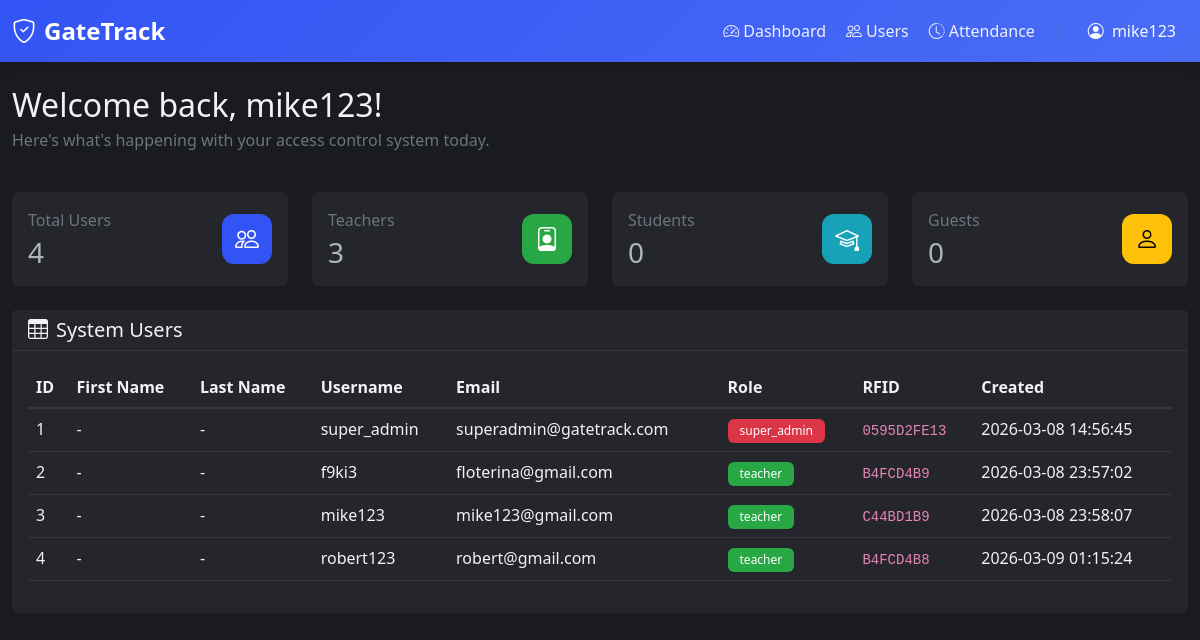
/dashboard (signed in), run on the app's committed database.
### tables this page shows
CREATE TABLE "users" (id INTEGER NOT NULL, username VARCHAR(80), email VARCHAR(120) NOT NULL, password VARCHAR(200), contact VARCHAR(20), gender VARCHAR(10), role VARCHAR(20) NOT NULL, created_at DATETIME, rfid TEXT, first_name VARCHAR(50), last_name VARCHAR(50), PRIMARY KEY (id), UNIQUE (email));

### app.py (the view)
@app.route('/dashboard')
@login_required
def dashboard():
    user_count = get_user_count_by_role()
    teacher_count = get_user_count_by_role('teacher')
    student_count = get_user_count_by_role('student')
    guest_count = get_user_count_by_role('guest')
    users = get_all_users()
    return render_template(
        'dashboard.html',
        user_count=user_count,
        teacher_count=teacher_count,
        student_count=student_count,
        guest_count=guest_count,
        users=users
    )

### app.py (called while the page is built)
def get_connection():
    conn = sqlite3.connect(DB_PATH)
    conn.row_factory = sqlite3.Row
    return conn

def get_all_users():
    conn = get_connection()
    cursor = conn.cursor()
    cursor.execute('SELECT * FROM users ORDER BY id')
    users = cursor.fetchall()
    conn.close()
    return users

def get_user_count_by_role(role=None):
    conn = get_connection()
    cursor = conn.cursor()
    if role:
        cursor.execute('SELECT COUNT(*) FROM users WHERE role = ?', (role,))
    else:
        cursor.execute('SELECT COUNT(*) FROM users')
    count = cursor.fetchone()[0]
    conn.close()
    return count

def login_required(f):
    @wraps(f)
    def decorated_function(*args, **kwargs):
        if 'user_id' not in session:
            flash('Please log in to access this page.', 'error')
            return redirect(url_for('login'))
        return f(*args, **kwargs)
    return decorated_function

### templates/dashboard.html (shortened to what this page needs)
{% extends "nav.html" %} {% block title %}Dashboard - GateTrack{% endblock %}  {% block content %}
<div class="row mb-4">
  <div class="col-12">
    <h2 class="mb-1">
      Welcome back, {{ session.get('username') or session.get('email') }}!
    </h2>
    <p class="text-secondary">
      Here's what's happening with your access control system today.
    </p>
  </div>
</div>
<div class="row mb-4">
  <div class="col-6 col-md-3">
    <div class="card stats-card">
      <div class="card-body">
        <div class="d-flex justify-content-between align-items-center">
          <div>
            <p class="text-secondary mb-1">Total Users</p>
            <h3 class="mb-0">{{ user_count }}</h3>
          </div>
          <div class="stats-icon bg-primary">
            <i class="bi bi-people fs-4"></i>
          </div>
        </div>
      </div>
    </div>
  </div>
  <div class="col-6 col-md-3">
    <div class="card stats-card">
      <div class="card-body">
        <div class="d-flex justify-content-between align-items-center">
          <div>
            <p class="text-secondary mb-1">Teachers</p>
            <h3 class="mb-0">{{ teacher_count }}</h3>
          </div>
          <div class="stats-icon bg-success">
            <i class="bi bi-person-badge fs-4"></i>
          </div>
        </div>
      </div>
    </div>
  </div>
  <div class="col-6 col-md-3">
    <div class="card stats-card">
      <div class="card-body">
        <div class="d-flex justify-content-between align-items-center">
          <div>
            <p class="text-secondary mb-1">Students</p>
            <h3 class="mb-0">{{ student_count }}</h3>
          </div>
          <div class="stats-icon bg-info">
            <i class="bi bi-mortarboard fs-4"></i>
          </div>
        </div>
      </div>
    </div>
  </div>
  <div class="col-6 col-md-3">
    <div class="card stats-card">
      <div class="card-body">
        <div class="d-flex justify-content-between align-items-center">
          <div>
            <p class="text-secondary mb-1">Guests</p>
            <h3 class="mb-0">{{ guest_count }}</h3>
          </div>
          <div class="stats-icon bg-warning">
            <i class="bi bi-person fs-4"></i>
          </div>
        </div>
      </div>
    </div>
  </div>
</div>
<div class="row">
  <div class="col-12">
    <div class="card">
      <div
        class="card-header d-flex justify-content-between align-items-center"
      >
        <h5 class="mb-0"><i class="bi bi-table me-2"></i>System Users</h5>
      </div>
      <div class="card-body">
        <div class="table-responsive">
          <table class="table table-hover">
            <thead>
              <tr>
                <th>ID</th>
                <th>First Name</th>
                <th>Last Name</th>
                <th>Username</th>
                <th>Email</th>
                <th>Role</th>
                <th>RFID</th>
                <th>Created</th>
              </tr>
            </thead>
            <tbody>
              {% for user in users %}
              <tr>
                <td>{{ user.id }}</td>
                <td>{{ user.first_name or '-' }}</td>
                <td>{{ user.last_name or '-' }}</td>
                <td>{{ user.username or '-' }}</td>
                <td>{{ user.email }}</td>
                <td>
                  {% if user.role == 'super_admin' %}
                  <span class="badge bg-danger">{{ user.role }}</span>
                  {% elif user.role == 'teacher' %}
                  <span class="badge bg-success">{{ user.role }}</span>
                  {% elif user.role == 'student' %}
                  <span class="badge bg-info">{{ user.role }}</span>
                  {% else %}
                  <span class="badge bg-warning">{{ user.role }}</span>
                  {% endif %}
                </td>
                <td><code>{{ user.rfid or 'N/A' }}</code></td>
                <td>{{ user.created_at }}</td>
              </tr>
              {% endfor %}
            </tbody>
          </table>
        </div>
      </div>
    </div>
  </div>
</div>
{% endblock %}

### templates/nav.html (shortened to what this page needs)
<!doctype html>
<html lang="en" data-bs-theme="dark">
  <head>
    <link
      href="https://cdn.jsdelivr.net/npm/bootstrap@5.3.0/dist/css/bootstrap.min.css"
      rel="stylesheet"
    />
    <link
      rel="stylesheet"
      href="{{ url_for('static', filename='css/style.css') }}"
    />
    <link
      rel="stylesheet"
      href="https://cdn.jsdelivr.net/npm/bootstrap-icons@1.11.0/font/bootstrap-icons.css"
    />
  </head>
  <body>
    <nav class="navbar navbar-expand-lg navbar-dark">
      <div class="container-fluid">
        <a class="navbar-brand" href="{{ url_for('dashboard') }}">
          <i class="bi bi-shield-check me-2"></i>GateTrack
        </a>
        <div class="collapse navbar-collapse" id="navbarNav">
          <div class="navbar-nav ms-auto">
            <div class="nav-group">
              <ul class="navbar-nav">
                <li class="nav-item">
                  <a
                    class="nav-link{% if request.endpoint == 'dashboard' %} active{% endif %}"
                    href="{{ url_for('dashboard') }}"
                  >
                    <i class="bi bi-speedometer2 me-1"></i>Dashboard
                  </a>
                </li>
                {% if session.get('role') in ['super_admin', 'teacher'] %}
                <li class="nav-item">
                  <a
                    class="nav-link{% if request.endpoint == 'users' %} active{% endif %}"
                    href="{{ url_for('users') }}"
                  >
                    <i class="bi bi-people me-1"></i>Users
                  </a>
                </li>
                <li class="nav-item">
                  <a
                    class="nav-link{% if request.endpoint == 'attendance' %} active{% endif %}"
                    href="{{ url_for('attendance') }}"
                  >
                    <i class="bi bi-clock-history me-1"></i>Attendance
                  </a>
                </li>
                {% endif %}
              </ul>
              <span class="text-secondary mx-1">|</span>
              <div class="dropdown">
                <button
                  class="btn btn-outline-light dropdown-toggle"
                  type="button"
                  data-bs-toggle="dropdown"
                >
                  <i class="bi bi-person-circle me-1"></i>
                  {{ session.get('username') or session.get('email') }}
                </button>
              </div>
            </div>
          </div>
        </div>
      </div>
    </nav>
    <div class="container-fluid py-4">{% block content %}{% endblock %}</div>
  </body>
</html>

### static/css/style.css (style rules this page uses)
[data-bs-theme="dark"] { --bg-primary: #1a1b1e; --bg-secondary: #25262b; --text-primary: #f1f2f6; --text-secondary: #adb5bd; --primary: #3354f4; --primary-hover: #4a6cf5; --border-color: #343a40; --card-shadow: 0 2px 10px rgba(0, 0, 0, 0.3); }
body { background-color: var(--bg-primary); color: var(--text-primary); font-family: "Segoe UI", Tahoma, Geneva, Verdana, sans-serif; min-height: 100vh; transition: background-color 0.3s ease, color 0.3s ease; }
.card { background-color: var(--bg-secondary); border: 1px solid var(--border-color); box-shadow: var(--card-shadow); transition: background-color 0.3s ease, border-color 0.3s ease; }
.card-header { background-color: var(--bg-secondary); border-bottom: 1px solid var(--border-color); color: var(--text-primary); }
.table { color: var(--text-primary); }
.table thead th { background-color: var(--bg-primary); border-bottom: 2px solid var(--border-color); color: var(--text-primary); font-weight: 600; }
.table tbody tr { border-bottom: 1px solid var(--border-color); transition: background-color 0.2s ease; }
.navbar { background: linear-gradient( 135deg, var(--primary) 0%, #4a6cf5 100% ) !important; box-shadow: 0 2px 10px rgba(0, 0, 0, 0.15); }
.navbar-brand { font-weight: 700; font-size: 1.5rem; }
.nav-link { color: rgba(255, 255, 255, 0.9) !important; transition: color 0.3s ease; }
.stats-card { background-color: var(--bg-secondary); border: 1px solid var(--border-color); box-shadow: var(--card-shadow); }
.badge { padding: 6px 12px; font-weight: 500; border-radius: 6px; }

### templates/nav.html (style rules this page uses)
.dropdown-toggle { border: none !important; box-shadow: none !important; background: transparent !important; }
.dropdown-toggle::after { display: none; }
.nav-group { display: flex; align-items: center; gap: 0.5rem; }
.nav-group .navbar-nav { gap: 0.25rem; }
.card { border: none !important; box-shadow: none !important; }
.table thead th, .table tbody tr, .table tbody td { background-color: transparent !important; color: inherit !important; }

### templates/dashboard.html (style rules this page uses)
.stats-icon { width: 50px; height: 50px; border-radius: 12px; display: flex; align-items: center; justify-content: center; color: white; }
.bg-primary { background-color: #3354f4 !important; }
.bg-success { background-color: #28a745 !important; }
.bg-info { background-color: #17a2b8 !important; }
.bg-warning { background-color: #ffc107 !important; color: #000 !important; }

### data on the page
users: id "1", first_name "-", last_name "-", username "super_admin", email "superadmin@gatetrack.com", role "super_admin", rfid "0595D2FE13", created_at "2026-03-08 14:56:45"
users: id "2", first_name "-", last_name "-", username "f9ki3", email "floterina@gmail.com", role "teacher", rfid "B4FCD4B9", created_at "2026-03-08 23:57:02"
users: id "3", first_name "-", last_name "-", username "mike123", email "mike123@gmail.com", role "teacher", rfid "C44BD1B9", created_at "2026-03-08 23:58:07"
users: id "4", first_name "-", last_name "-", username "robert123", email "robert@gmail.com", role "teacher", rfid "B4FCD4B8", created_at "2026-03-09 01:15:24"

### other printed values
{{ session.get('username') or session.get('email') }} "mike123"
{{ user_count }} "4"
{{ teacher_count }} "3"
{{ student_count }} "0"
{{ guest_count }} "0"
